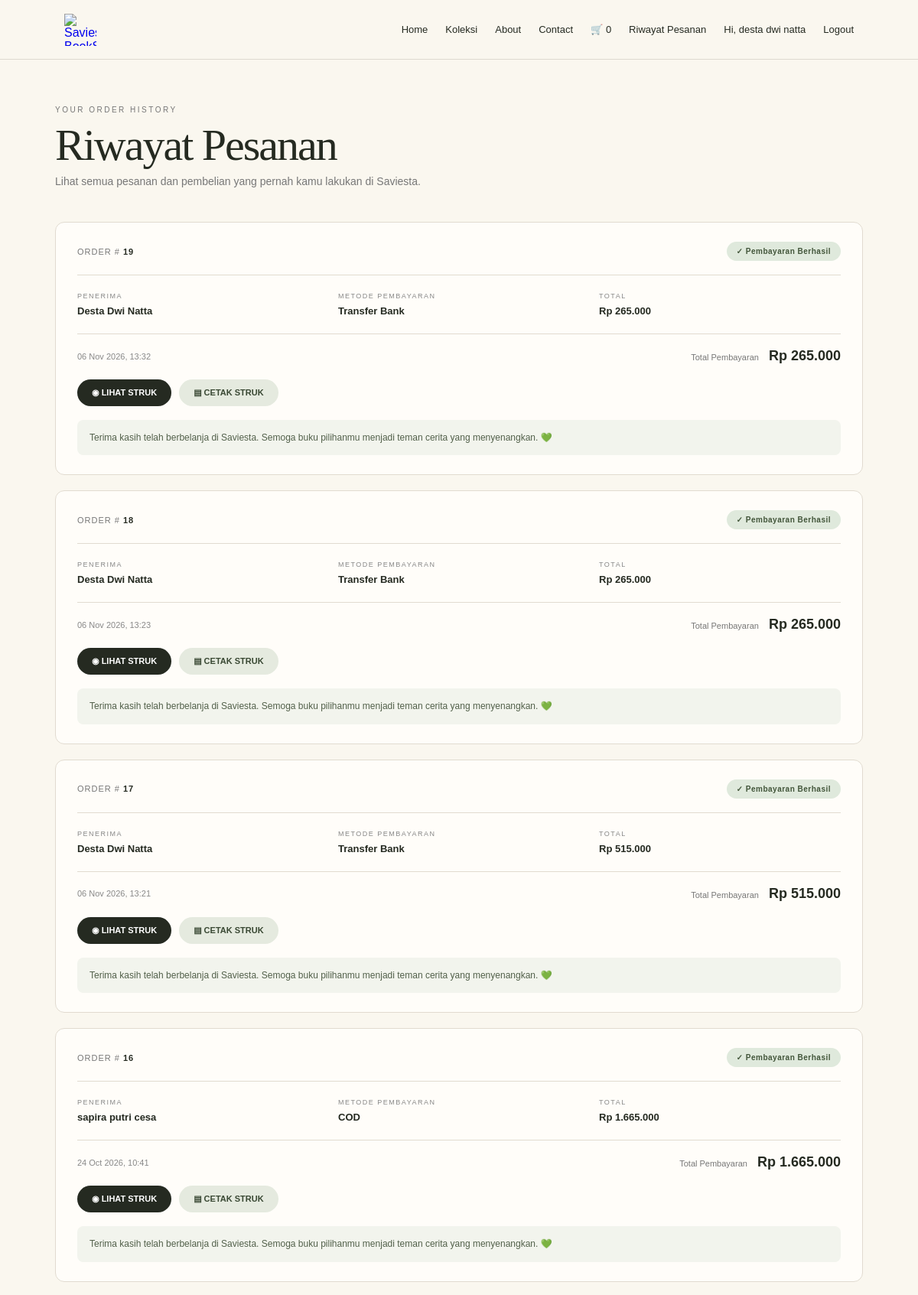
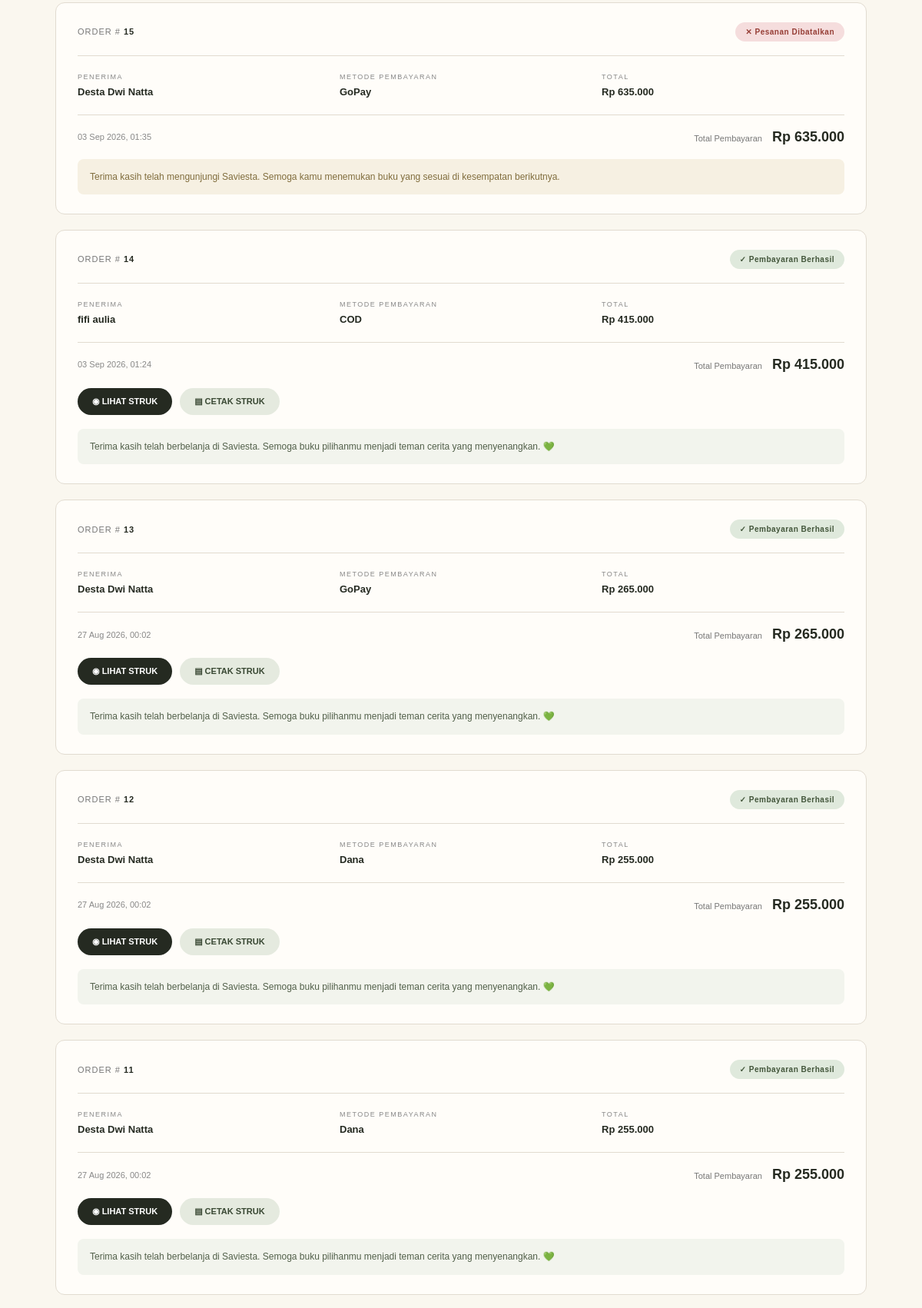
The page /riwayat.php (signed in, upper part) on the database its author committed (2 pictures, top to bottom).
### tables this page shows
CREATE TABLE `pesanan` (
  `id` int(11) NOT NULL,
  `user_id` int(11) DEFAULT NULL,
  `nama` varchar(100) NOT NULL,
  `alamat` text NOT NULL,
  `telepon` varchar(30) NOT NULL,
  `metode` varchar(50) NOT NULL,
  `subtotal` int(11) NOT NULL,
  `ongkir` int(11) NOT NULL,
  `total` int(11) NOT NULL,
  `status` varchar(50) DEFAULT 'Menunggu Pembayaran',
  `created_at` timestamp NOT NULL DEFAULT current_timestamp(),
  `bukti_transfer` varchar(255) DEFAULT NULL,
  `bukti_pembayaran` varchar(255) DEFAULT NULL
);

### functions.php (called while the page is built, shortened)
<?php
function rupiah($angka)
{
    return "Rp " . number_format($angka, 0, ',', '.');
}
function aman($data)
{
    return htmlspecialchars(
        $data,
        ENT_QUOTES,
        'UTF-8'
    );
}
function jumlahCart()
{
    return array_sum($_SESSION['cart'] ?? []);
}
?>

### riwayat.php (the view, shortened to what this page needs)
<?php
include "functions.php";
$user_id = (int)$_SESSION['user']['id'];
function strukTersedia($status) {
    $status = strtolower(trim($status));
    $statusValid = [
        "pembayaran berhasil",
        "pesanan diproses",
        "dikirim",
        "selesai"
    ];
    return in_array($status, $statusValid, true);
}
$query = mysqli_query(
    $koneksi,
    "SELECT *
     FROM pesanan
     WHERE user_id = $user_id
     ORDER BY id DESC"
);
?>
<!DOCTYPE html>
<html lang="id">
<head>
</head>
<body>
<header>
<nav>
<a href="index.php" class="logo">
    <img src="L2.png.png" alt="Saviesta BookStore">
</a>
<div class="menu">
    <a href="index.php">Home</a>
    <a href="buku.php">Koleksi</a>
    <a href="about.php">About</a>
    <a href="contact.php">Contact</a>
    <a href="keranjang.php">
        🛒 <?= jumlahCart() ?>
    </a>
    <a href="riwayat.php">
        Riwayat Pesanan
    </a>
    <?php if(isset($_SESSION['user'])): ?>
        <span style="font-size:13px;">
            Hi, <?= aman($_SESSION['user']['nama']) ?>
        </span>
        <a href="logout.php">Logout</a>
    <?php else: ?>
        <a href="login.php">Login</a>
        <a href="register.php" class="register">Register</a>
    <?php endif; ?>
</div>
</nav>
</header>
<div class="container">
    <div class="page-label">
        YOUR ORDER HISTORY
    </div>
    <h1 class="page-title">
        Riwayat Pesanan
    </h1>
    <p class="page-description">
        Lihat semua pesanan dan pembelian
        yang pernah kamu lakukan di Saviesta.
    </p>
    <?php if(mysqli_num_rows($query) == 0): ?>
        <div class="empty">
            <div class="empty-icon">📚</div>
            <h2>Belum ada pesanan.</h2>
            <p>
                Kamu belum melakukan pembelian.
                Yuk cari buku dan mulai cerita baru.
            </p>
            <a href="buku.php">
                Jelajahi Koleksi
            </a>
        </div>
    <?php else: ?>
        <div class="order-list">
            <?php while($pesanan = mysqli_fetch_assoc($query)): ?>
                <?php
                $statusAsli = trim($pesanan['status'] ?? '');
                $status = strtolower($statusAsli);
                $tersedia = strukTersedia($statusAsli);
                $dibatalkan = strpos($status, 'dibatalkan') !== false;
                ?>
                <div class="order-card">
                    <div class="order-top">
                        <div class="order-number">
                            ORDER #
                            <span class="order-id">
                                <?= (int)$pesanan['id'] ?>
                            </span>
                        </div>
                        <?php if($dibatalkan): ?>
                            <span class="status cancel">
                                ✕ Pesanan Dibatalkan
                            </span>
                        <?php elseif($tersedia): ?>
                            <span class="status success">
                                ✓ <?= aman($statusAsli) ?>
                            </span>
                        <?php else: ?>
                            <span class="status pending">
                                ⏳ <?= aman($statusAsli) ?>
                            </span>
                        <?php endif; ?>
                    </div>
                    <div class="order-info">
                        <div>
                            <div class="info-label">PENERIMA</div>
                            <div class="info-value">
                                <?= aman($pesanan['nama']) ?>
                            </div>
                        </div>
                        <div>
                            <div class="info-label">METODE PEMBAYARAN</div>
                            <div class="info-value">
                                <?= aman($pesanan['metode']) ?>
                            </div>
                        </div>
                        <div>
                            <div class="info-label">TOTAL</div>
                            <div class="info-value">
                                <?= rupiah($pesanan['total']) ?>
                            </div>
                        </div>
                    </div>
                    <div class="order-bottom">
                        <div class="order-date">
                            <?= !empty($pesanan['created_at'])
                                ? date('d M Y, H:i', strtotime($pesanan['created_at']))
                                : '-'; ?>
                        </div>
                        <div>
                            <span class="order-total-label">
                                Total Pembayaran
                            </span>
                            <span class="order-total">
                                <?= rupiah($pesanan['total']) ?>
                            </span>
                        </div>
                    </div>
                    <?php if($dibatalkan): ?>
                        <div class="wait-message">
                            Terima kasih telah mengunjungi Saviesta.
                            Semoga kamu menemukan buku yang sesuai
                            di kesempatan berikutnya.
                        </div>
                    <?php elseif($tersedia): ?>
                        <div class="receipt-buttons">
                            <a
                                href="sukses.php?id=<?= (int)$pesanan['id'] ?>"
                                class="receipt-btn view-receipt"
                            >
                                ◉ LIHAT STRUK
                            </a>
                            <a
                                href="sukses.php?id=<?= (int)$pesanan['id'] ?>#cetak"
                                class="receipt-btn print-receipt"
                            >
                                ▤ CETAK STRUK
                            </a>
                        </div>
                        <div class="thank-you">
                            Terima kasih telah berbelanja di Saviesta.
                            Semoga buku pilihanmu menjadi teman cerita
                            yang menyenangkan. 💚
                        </div>
                    <?php endif; ?>
                </div>
            <?php endwhile; ?>
        </div>
    <?php endif; ?>
</div>
</body>
</html>

### riwayat.php (style rules this page uses)
* { box-sizing: border-box; }
html { scroll-behavior: smooth; }
body { margin: 0; background: #faf7ef; color: #252a21; font-family: Arial, sans-serif; }
header { position: sticky; top: 0; z-index: 100; height: 78px; padding: 0 7%; display: flex; align-items: center; background: rgba(250,247,239,.95); backdrop-filter: blur(10px); border-bottom: 1px solid #ded9cf; }
nav { width: 100%; display: flex; align-items: center; justify-content: space-between; }
.logo { display: flex; align-items: center; text-decoration: none; }
.logo img { width: 42px; height: 42px; object-fit: contain; }
.menu { display: flex; align-items: center; gap: 23px; }
.menu a { text-decoration: none; font-size: 13px; white-space: nowrap; color: #252a21; }
.container { width: 88%; max-width: 1150px; margin: auto; padding: 60px 0 100px; }
.page-label { font-size: 10px; letter-spacing: 2.5px; color: #777; }
.page-title { margin: 12px 0 10px; font: normal 58px/1 Georgia, serif; letter-spacing: -2px; }
.page-description { margin: 0 0 45px; color: #777; font-size: 14px; }
.order-list { display: flex; flex-direction: column; gap: 20px; }
.order-card { background: #fffdf9; border: 1px solid #e1dbd0; border-radius: 12px; padding: 25px 28px; transition: .25s; }
.order-top { display: flex; justify-content: space-between; align-items: center; padding-bottom: 18px; border-bottom: 1px solid #e1dbd0; gap: 15px; }
.order-number { font-size: 11px; color: #777; letter-spacing: 1px; }
.order-id { font-weight: bold; color: #252a21; }
.status { padding: 7px 13px; border-radius: 20px; font-size: 10px; font-weight: bold; letter-spacing: .5px; }
.status.success { background: #dfe9dc; color: #42553a; }
.status.cancel { background: #f5dddd; color: #963e36; }
.order-info { display: grid; grid-template-columns: 1fr 1fr 1fr; gap: 25px; padding: 22px 0; }
.info-label { font-size: 9px; letter-spacing: 1.5px; color: #888; margin-bottom: 7px; }
.info-value { font-size: 13px; font-weight: bold; }
.order-bottom { display: flex; justify-content: space-between; align-items: center; padding-top: 18px; border-top: 1px solid #e1dbd0; gap: 15px; }
.order-date { color: #888; font-size: 11px; }
.order-total-label { color: #777; font-size: 11px; margin-right: 10px; }
.order-total { font-size: 18px; font-weight: bold; }
.receipt-buttons { display: flex; gap: 10px; flex-wrap: wrap; margin-top: 20px; }
.receipt-btn { display: inline-block; padding: 11px 19px; border-radius: 25px; text-decoration: none; font-size: 11px; font-weight: bold; transition: .2s; border: none; cursor: pointer; }
.view-receipt { background: #252a21; color: white; }
.print-receipt { background: #e5eadf; color: #394833; }
.thank-you { margin-top: 18px; padding: 13px 16px; border-radius: 8px; background: #f2f4ed; color: #52604a; font-size: 12px; line-height: 1.7; }
.wait-message { margin-top: 18px; padding: 13px 16px; border-radius: 8px; background: #f6f0e2; color: #806d3d; font-size: 12px; line-height: 1.7; }

### rows shown on the page
pesanan: id "19", status "Pembayaran Berhasil", nama "Desta Dwi Natta", metode "Transfer Bank", total "Rp 265.000", created_at "06 Nov 2026, 13:32"
pesanan: id "18", status "Pembayaran Berhasil", nama "Desta Dwi Natta", metode "Transfer Bank", total "Rp 265.000", created_at "06 Nov 2026, 13:23"
pesanan: id "17", status "Pembayaran Berhasil", nama "Desta Dwi Natta", metode "Transfer Bank", total "Rp 515.000", created_at "06 Nov 2026, 13:21"
pesanan: id "16", status "Pembayaran Berhasil", nama "sapira putri cesa", metode "COD", total "Rp 1.665.000", created_at "24 Oct 2026, 10:41"
pesanan: id "15", status "✕ Pesanan Dibatalkan", nama "Desta Dwi Natta", metode "GoPay", total "Rp 635.000", created_at "03 Sep 2026, 01:35", shows "Terima kasih telah mengunjungi Saviesta. Semoga kamu menemukan buku yang sesuai di kesempatan berikutnya."
pesanan: id "14", status "Pembayaran Berhasil", nama "fifi aulia", metode "COD", total "Rp 415.000", created_at "03 Sep 2026, 01:24"
pesanan: id "13", status "Pembayaran Berhasil", nama "Desta Dwi Natta", metode "GoPay", total "Rp 265.000", created_at "27 Aug 2026, 00:02"
pesanan: id "12", status "Pembayaran Berhasil", nama "Desta Dwi Natta", metode "Dana", total "Rp 255.000", created_at "27 Aug 2026, 00:02"
pesanan: id "11", status "Pembayaran Berhasil", nama "Desta Dwi Natta", metode "Dana", total "Rp 255.000", created_at "27 Aug 2026, 00:02"

### other values the page prints
jumlahCart() "0"
aman($_SESSION['user']['nama']) "desta dwi natta"
